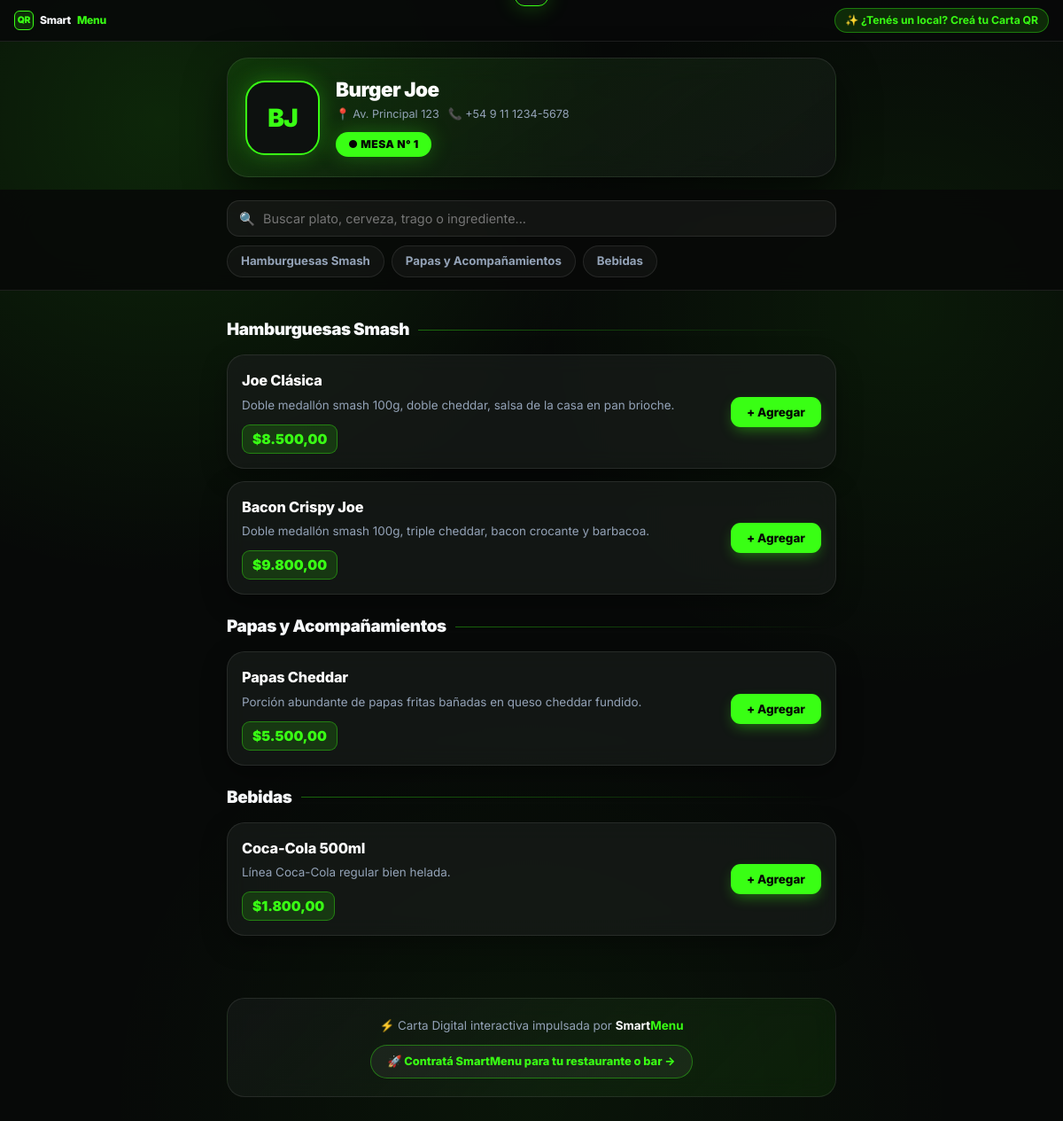
Screenshot of /m/hash_prueba_mesa_1 (signed in) with the database file from the repository.
### tables this page shows
CREATE TABLE mesas (
    id INT AUTO_INCREMENT PRIMARY KEY,
    id_restaurante INT NOT NULL,
    numero_mesa INT NOT NULL,
    hash_qr VARCHAR(64) NOT NULL UNIQUE,  
    FOREIGN KEY (id_restaurante) REFERENCES restaurantes(id) ON DELETE CASCADE
);

CREATE TABLE restaurantes (
    id INT AUTO_INCREMENT PRIMARY KEY,
    nombre VARCHAR(100) NOT NULL,
    email VARCHAR(100) NOT NULL UNIQUE,
    password VARCHAR(255) NOT NULL,  
    telefono VARCHAR(20),
    direccion VARCHAR(150),
    creado_en TIMESTAMP DEFAULT CURRENT_TIMESTAMP
);

CREATE TABLE productos (
    id INT AUTO_INCREMENT PRIMARY KEY,
    id_categoria INT NOT NULL,
    nombre VARCHAR(100) NOT NULL,
    descripcion TEXT,
    precio DECIMAL(10,2) NOT NULL,
    url_imagen VARCHAR(255),  
    disponible BOOLEAN DEFAULT TRUE,
    FOREIGN KEY (id_categoria) REFERENCES categorias(id) ON DELETE CASCADE
);

CREATE TABLE categorias (
    id INT AUTO_INCREMENT PRIMARY KEY,
    id_restaurante INT NOT NULL,
    nombre VARCHAR(50) NOT NULL,
    FOREIGN KEY (id_restaurante) REFERENCES restaurantes(id) ON DELETE CASCADE
);

### cliente/menu.php (the view, shortened to what this page needs)
<?php
require '../admin/conexion.php';
$scriptDir = str_replace('\\', '/', dirname(dirname($_SERVER['SCRIPT_NAME'])));
$basePath = rtrim($scriptDir, '/') . '/';
$hash  = trim($_GET['m'] ?? '');
$alias = trim($_GET['alias'] ?? '');
$info = null;
if ($hash !== '') {
    $stmt = $pdo->prepare("
        SELECT m.id AS id_mesa, m.numero_mesa, m.hash_qr,
               r.id AS id_restaurante, r.nombre AS restaurante_nombre, r.logo, r.direccion, r.telefono,
               r.cobra_servicio_mesa, r.precio_servicio_mesa
        FROM mesas m
        JOIN restaurantes r ON m.id_restaurante = r.id
        WHERE m.hash_qr = ?
        LIMIT 1
    ");
    $stmt->execute([$hash]);
    $info = $stmt->fetch();
}
$id_restaurante       = (int) $info['id_restaurante'];
$numero_mesa          = (int) $info['numero_mesa'];
$nombre_restaurante   = $info['restaurante_nombre'];
$direccion_rest       = $info['direccion'] ?? '';
$telefono_rest        = $info['telefono'] ?? '';
$palabras = preg_split('/\s+/', trim($nombre_restaurante));
$iniciales = strtoupper(mb_substr($palabras[0] ?? 'R', 0, 1) . (isset($palabras[1]) ? mb_substr($palabras[1], 0, 1) : ''));
$stmtMenu = $pdo->prepare("
    SELECT c.id AS id_categoria, c.nombre AS categoria,
           p.id AS id_producto, p.nombre, p.descripcion, p.precio, p.url_imagen
    FROM categorias c
    LEFT JOIN productos p ON c.id = p.id_categoria AND p.disponible = 1
    WHERE c.id_restaurante = ?
    ORDER BY c.id ASC, p.id ASC
");
$stmtMenu->execute([$id_restaurante]);
$resultados = $stmtMenu->fetchAll();
$menu = [];
foreach ($resultados as $row) {
    $id_cat = $row['id_categoria'];
    if (!isset($menu[$id_cat])) {
        $menu[$id_cat] = [
            'id'        => $id_cat,
            'nombre'    => $row['categoria'],
            'productos' => []
        ];
    }
    if ($row['id_producto']) {
        $prodData = [
            'id'          => (int) $row['id_producto'],
            'nombre'      => $row['nombre'],
            'descripcion' => $row['descripcion'],
            'precio'      => (float) $row['precio'],
            'imagen'      => $row['url_imagen']
        ];
        $menu[$id_cat]['productos'][] = $prodData;
    }
}
?>
<!DOCTYPE html>
<html lang="es">
<head>
</head>
<body>
    <div id="toast"></div>
    <div class="saas-topbar">
        <a href="<?= htmlspecialchars($basePath) ?>" target="_blank" class="saas-brand">
            <span class="saas-brand-badge">QR</span>
            Smart<span>Menu</span>
        </a>
        <a href="<?= htmlspecialchars($basePath) ?>#acceso" target="_blank" class="saas-cta-link">
            ✨ ¿Tenés un local? Creá tu Carta QR
        </a>
    </div>
    <header class="resto-hero">
        <div class="resto-hero-card">
            <div class="resto-logo-ring">
                <?php if (!empty($info['logo'])): ?>
                    <img src="<?= htmlspecialchars($basePath . $info['logo']) ?>" alt="Logo <?= htmlspecialchars($nombre_restaurante) ?>">
                <?php else: ?>
                    <span class="resto-logo-fallback"><?= htmlspecialchars($iniciales) ?></span>
                <?php endif; ?>
            </div>
            <div class="resto-hero-info">
                <h1><?= htmlspecialchars($nombre_restaurante) ?></h1>
                <div class="resto-meta">
                    <?php if ($direccion_rest !== ''): ?>
                        <span>📍 <?= htmlspecialchars($direccion_rest) ?></span>
                    <?php endif; ?>
                    <?php if ($telefono_rest !== ''): ?>
                        <span>📞 <?= htmlspecialchars($telefono_rest) ?></span>
                    <?php endif; ?>
                </div>
                <div class="badges-row">
                    <div class="mesa-badge">● Mesa N° <?= $numero_mesa ?></div>
                </div>
            </div>
        </div>
    </header>
    <?php if (!empty($menu)): ?>
        <div class="sticky-controls">
            <div class="controls-inner">
                <div class="search-box">
                    <span class="search-icon">🔍</span>
                    <input type="text" id="input-busqueda" placeholder="Buscar plato, cerveza, trago o ingrediente..." oninput="filtrarMenu(this.value)">
                </div>
                <nav class="categorias-nav">
                    <?php foreach ($menu as $cat): ?>
                        <?php if (!empty($cat['productos'])): ?>
                            <a href="#cat-<?= $cat['id'] ?>" class="cat-pill"><?= htmlspecialchars($cat['nombre']) ?></a>
                        <?php endif; ?>
                    <?php endforeach; ?>
                </nav>
            </div>
        </div>
    <?php endif; ?>
    <main>
        <?php foreach ($menu as $cat): ?>
            <?php if (!empty($cat['productos'])): ?>
                <section id="cat-<?= $cat['id'] ?>" class="categoria-seccion">
                    <h2 class="categoria-titulo"><?= htmlspecialchars($cat['nombre']) ?></h2>
                    <?php foreach ($cat['productos'] as $prod): ?>
                        <div class="producto-card" id="card-prod-<?= $prod['id'] ?>" data-search="<?= htmlspecialchars(mb_strtolower($prod['nombre'] . ' ' . $prod['descripcion'] . ' ' . $cat['nombre'])) ?>">
                            <div class="producto-info">
                                <h3><?= htmlspecialchars($prod['nombre']) ?></h3>
                                <p><?= htmlspecialchars($prod['descripcion']) ?></p>
                                <span class="precio-tag">$<?= number_format($prod['precio'], 2, ',', '.') ?></span>
                            </div>
                            <div class="producto-media">
                                <div id="action-prod-<?= $prod['id'] ?>">
                                </div>
                            </div>
                        </div>
                    <?php endforeach; ?>
                </section>
            <?php endif; ?>
        <?php endforeach; ?>
    </main>
    <footer class="smartmenu-promo-footer">
        <div class="promo-card">
            <p>⚡ Carta Digital interactiva impulsada por <strong>Smart<span>Menu</span></strong></p>
            <a href="<?= htmlspecialchars($basePath) ?>#acceso" target="_blank" class="btn-promo-saas">
                🚀 Contratá SmartMenu para tu restaurante o bar →
            </a>
        </div>
    </footer>
</body>
</html>

### rows the page displays
mesas: id_restaurante.nombre "BJ", id_restaurante.nombre "Burger Joe", id_restaurante.direccion "Av. Principal 123", id_restaurante.telefono "+54 9 11 1234-5678", numero_mesa "1"
productos: id_categoria.nombre "Papas y Acompañamientos", nombre "Papas Cheddar", descripcion "Porción abundante de papas fritas bañadas en queso cheddar fundido.", precio "5.500,00"
productos: id_categoria.nombre "Bebidas", nombre "Coca-Cola 500ml", descripcion "Línea Coca-Cola regular bien helada.", precio "1.800,00"
productos: nombre "Joe Clásica", descripcion "Doble medallón smash 100g, doble cheddar, salsa de la casa en pan brioche.", precio "8.500,00"
productos: nombre "Bacon Crispy Joe", descripcion "Doble medallón smash 100g, triple cheddar, bacon crocante y barbacoa.", precio "9.800,00"

### other values shown
$cat['nombre'] "Hamburguesas Smash"
